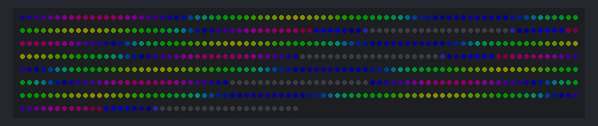
Simulated run of this sketch. Board: Arduino Uno, built with avr-gcc and run on an emulated ATmega328P. On the bench: 600 RGB LEDs in strip order, left to right, continuing on the next row. Dim RGB values are drawn brighter than linear.

Above: at 0.04 s.
At 4.77 s:
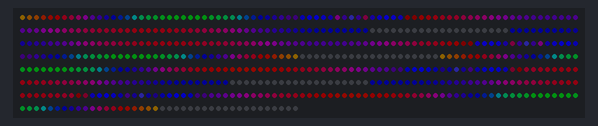
At 9.61 s:
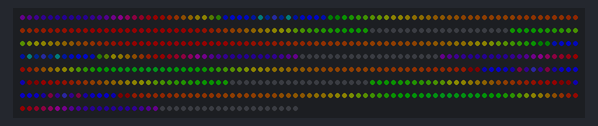
At 19.9 s:
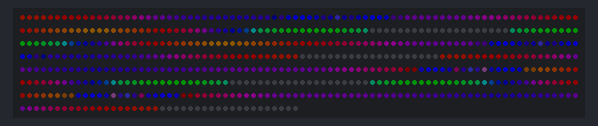
At 30.3 s:
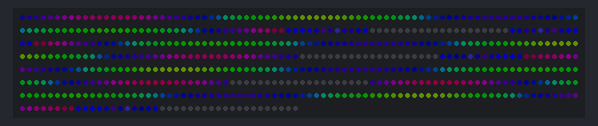
At 39.89 s:
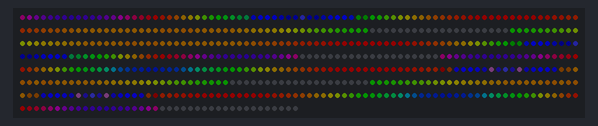

The sketch:

Centerfall.ino
```cpp
#include <FastLED.h>

#define LED_PIN     6
#define NUM_LEDS    600
#define BRIGHTNESS  128
#define LED_TYPE    WS2812B
#define COLOR_ORDER GRB

CRGB leds[NUM_LEDS];

// Window parameters
#define WINDOW_HEIGHT 20
#define WINDOW_WIDTH 130
#define LEDS_PER_WINDOW 300
#define TOP_OFFSET 20

// Effect parameters
#define LINE_WIDTH 15
#define FADE_RATE 150
#define SPEED 20

// Background effect parameters
uint8_t hue = 0;
uint16_t timeOffset = 0;
static int position = 0;
static bool direction = true;

void setup() {
  FastLED.addLeds<LED_TYPE, LED_PIN, COLOR_ORDER>(leds, NUM_LEDS);
  FastLED.setBrightness(BRIGHTNESS);
  FastLED.clear();
}

void drawBackground() {
  // Create psychedelic background pattern
  for(int window = 0; window < 2; window++) {
    int windowStart = window * LEDS_PER_WINDOW;

    for(int i = 0; i < WINDOW_WIDTH; i++) {
      // Create flowing patterns using multiple sine waves
      uint8_t wave1 = sin8(i * 3 + timeOffset);
      uint8_t wave2 = sin8(i * 5 - timeOffset * 2);
      uint8_t wave3 = cos8(i * 4 + timeOffset / 2);

      // Combine waves for color selection
      uint8_t colorIndex = (wave1 + wave2 + wave3) / 3;

      // Create background color with reduced brightness
      CRGB bgColor = CHSV(colorIndex + hue, 255, 100); // Lower brightness (100 instead of 255)

      // Bottom bar
      leds[windowStart + i] = bgColor;

      // Top bar (mirrored)
      int topLed = windowStart + WINDOW_WIDTH + TOP_OFFSET + (WINDOW_WIDTH - i - 1);
      leds[topLed] = bgColor;
    }
  }

  // Update background animation
  timeOffset++;
  hue++;
}

void loop() {
  // Draw psychedelic background first
  drawBackground();

  // First window (right to left)
  for(int i = -LINE_WIDTH/2 - 2; i <= LINE_WIDTH/2 + 2; i++) {  // Wider loop for shadow
    int pos = WINDOW_WIDTH - position + i - 1;  // Start from right

    if(pos >= 0 && pos < WINDOW_WIDTH) {
      // Bottom bar
      int bottomLed = pos;
      uint8_t brightness = sin8(map(abs(i), 0, LINE_WIDTH/2, 255, 0));

      // Create shadow effect
      if(abs(i) > LINE_WIDTH/2) {
        // Outer shadow
        leds[bottomLed] = blend(leds[bottomLed], CRGB(0, 0, 0), 200);
      } else {
        // Blue line with alpha blending
        leds[bottomLed] = blend(leds[bottomLed], CRGB(0, 0, brightness), 200);
        if(i == 0) leds[bottomLed] = blend(leds[bottomLed], CRGB(20, 20, 50), 200);
      }

      // Top bar (mirrored)
      int topLed = WINDOW_WIDTH + TOP_OFFSET + (WINDOW_WIDTH - pos - 1);
      if(abs(i) > LINE_WIDTH/2) {
        // Outer shadow
        leds[topLed] = blend(leds[topLed], CRGB(0, 0, 0), 200);
      } else {
        leds[topLed] = blend(leds[topLed], CRGB(0, 0, brightness), 200);
        if(i == 0) leds[topLed] = blend(leds[topLed], CRGB(20, 20, 50), 200);
      }
    }
  }

  // Second window (left to right)
  for(int i = -LINE_WIDTH/2 - 2; i <= LINE_WIDTH/2 + 2; i++) {  // Wider loop for shadow
    int pos = position + i;  // Start from left

    if(pos >= 0 && pos < WINDOW_WIDTH) {
      // Bottom bar
      int bottomLed = LEDS_PER_WINDOW + pos;
      uint8_t brightness = sin8(map(abs(i), 0, LINE_WIDTH/2, 255, 0));

      // Create shadow effect
      if(abs(i) > LINE_WIDTH/2) {
        // Outer shadow
        leds[bottomLed] = blend(leds[bottomLed], CRGB(0, 0, 0), 200);
      } else {
        leds[bottomLed] = blend(leds[bottomLed], CRGB(0, 0, brightness), 200);
        if(i == 0) leds[bottomLed] = blend(leds[bottomLed], CRGB(20, 20, 50), 200);
      }

      // Top bar (mirrored)
      int topLed = LEDS_PER_WINDOW + WINDOW_WIDTH + TOP_OFFSET + (WINDOW_WIDTH - pos - 1);
      if(abs(i) > LINE_WIDTH/2) {
        // Outer shadow
        leds[topLed] = blend(leds[topLed], CRGB(0, 0, 0), 200);
      } else {
        leds[topLed] = blend(leds[topLed], CRGB(0, 0, brightness), 200);
        if(i == 0) leds[topLed] = blend(leds[topLed], CRGB(20, 20, 50), 200);
      }
    }
  }

  // Update position for blue lines
  if(direction) {
    position++;
    if(position >= WINDOW_WIDTH) {
      direction = false;
      position = WINDOW_WIDTH - 1;
    }
  } else {
    position--;
    if(position < 0) {
      direction = true;
      position = 0;
    }
  }

  FastLED.show();
  delay(SPEED);
}
```
